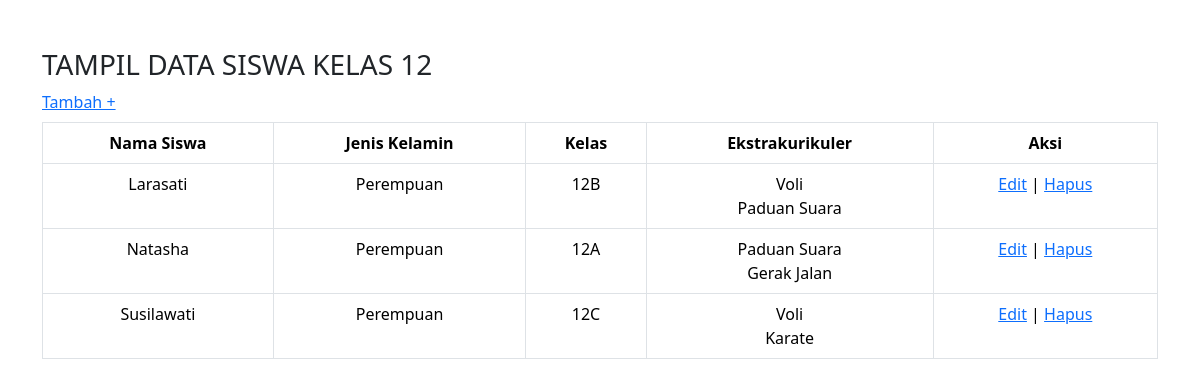
The page / on the database its author committed.
### tables this page shows
CREATE TABLE `siswa_sma` (
  `id_siswa` int(20) UNSIGNED NOT NULL,
  `nama_siswa` varchar(255) NOT NULL,
  `jenis_kelamin` varchar(255) NOT NULL,
  `kelas` varchar(255) NOT NULL
);

CREATE TABLE `eskul_sma` (
  `id_eskul` int(20) UNSIGNED NOT NULL,
  `nama_eskul` varchar(255) NOT NULL,
  `id_eskul_siswa` int(20) UNSIGNED NOT NULL
);

### index.php (the view, shortened to what this page needs)
<!DOCTYPE html>
<html lang="en">
<head>
    <?php include('header/koneksi.php');?>
    <?php include('header/style.php');?>
</head>
<body>
    <div class="container mt-5">
    <h3>TAMPIL DATA SISWA KELAS 12</h3>
    <a href="halaman/siswa_tambah_data.php">Tambah +</a>
        <?php
            $sql = "SELECT * FROM siswa_sma";
            $query = $conn->query($sql);
            $res = $query->fetch_all(MYSQLI_ASSOC);
        ?>
        <table class="table mt-2 table-bordered text-center">
            <tr>
                <th>Nama Siswa</th>
                <th>Jenis Kelamin</th>
                <th>Kelas</th>
                <th>Ekstrakurikuler</th>
                <th>Aksi</th>
            </tr>
            <?php foreach($res as $row): ?>
                <?php
                    $id = $row['id_siswa'];
                    $nama = $row['nama_siswa'];
                    $gender = $row['jenis_kelamin'];
                    $kelas = $row['kelas'];
                ?>
                <?php
                    $sql_eskul = "SELECT * FROM eskul_sma WHERE id_eskul_siswa = '$id'";
                    $query_eskul = $conn->query($sql_eskul);
                    $res_eskul = $query_eskul->fetch_all(MYSQLI_ASSOC);
                ?>
                <tr>
                    <td><?=$nama?></td>
                    <td><?=$gender?></td>
                    <td><?=$kelas?></td>
                    <td>
                        <?php foreach($res_eskul as $eskul): ?>
                            <?=$eskul['nama_eskul']?><br>
                        <?php endforeach; ?>
                    </td>
                    <td>
                        <a href="halaman/siswa_update_data.php?id=<?=$id?>">Edit</a> |
                        <a href="halaman/siswa_hapus_data_proses.php?id=<?=$id?>">Hapus</a>
                    </td>
                </tr>
            <?php endforeach; ?>
        </table>
    </div>
</body>
</html>

### header/style.php (shortened to what this page needs)
<link href="https://cdn.jsdelivr.net/npm/bootstrap@5.3.3/dist/css/bootstrap.min.css" rel="stylesheet">

### header/style.php (style rules this page uses)
body { line-height: 150%; }

### rows shown on the page
siswa_sma: nama_siswa "Larasati", jenis_kelamin "Perempuan", kelas "12B"
eskul_sma: nama_eskul "Voli"
eskul_sma: nama_eskul "Paduan Suara"
siswa_sma: nama_siswa "Natasha", jenis_kelamin "Perempuan", kelas "12A"
eskul_sma: nama_eskul "Paduan Suara"
eskul_sma: nama_eskul "Gerak Jalan"
siswa_sma: nama_siswa "Susilawati", jenis_kelamin "Perempuan", kelas "12C"
eskul_sma: nama_eskul "Voli"
eskul_sma: nama_eskul "Karate"
